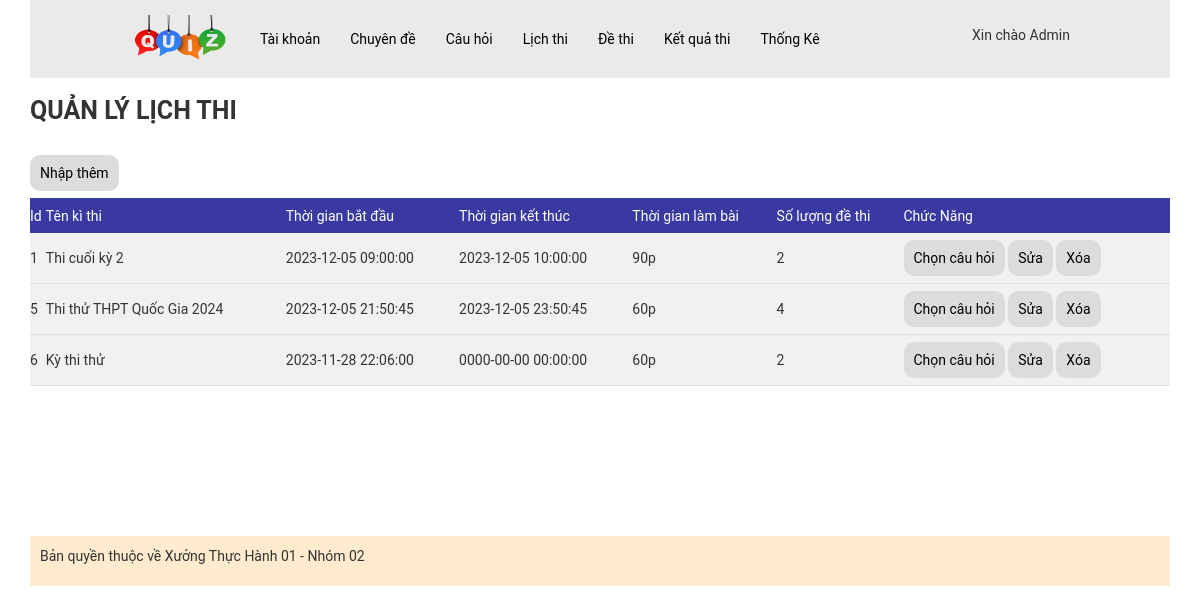
The page /admin/index.php?act=dslt (signed in) on the database as committed earlier.
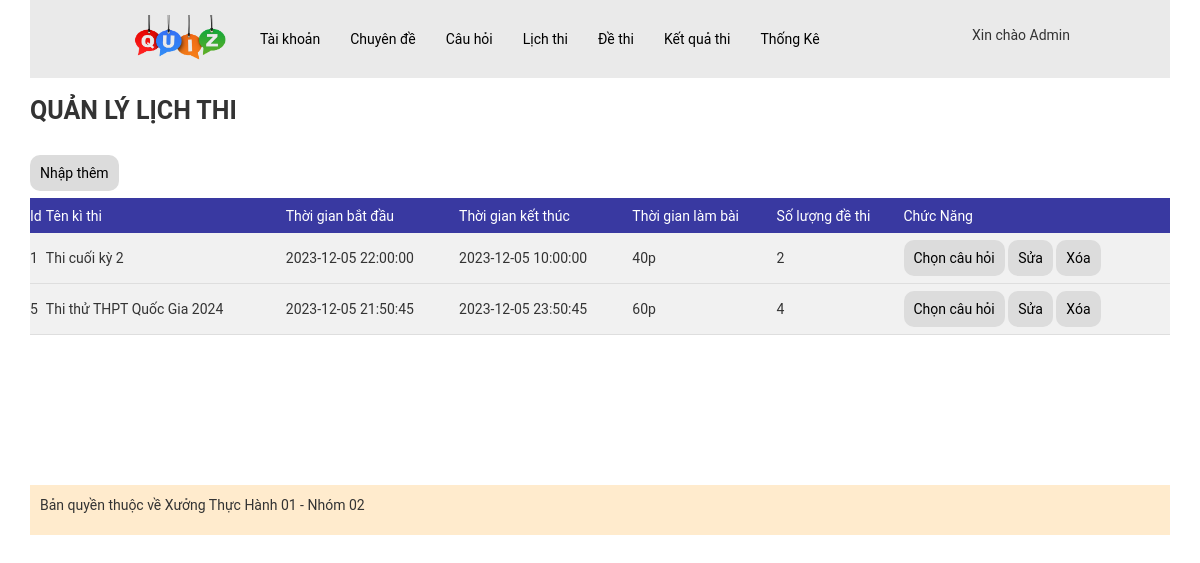
The same page on the database as committed later.
### tables this page shows
CREATE TABLE `lichthi` (
  `id` int(11) NOT NULL,
  `name` varchar(255) NOT NULL COMMENT 'Tên lịch thi(tên kì thi)',
  `time_start` datetime NOT NULL COMMENT 'TG bắt đầu làm bài',
  `time_end` datetime NOT NULL COMMENT 'TG kết thúc làm bài',
  `time` int(11) NOT NULL COMMENT 'TG làm bài (vd: 45p)',
  `so_de_thi` int(11) NOT NULL COMMENT 'Số lượng đề thi'
);

### model/pdo.php (called while the page is built, shortened)
<?php
function pdo_get_connection(){
    $servername = "localhost";
    $username = "root";
    $password = "";
    try {
        $conn = new PDO("mysql:host=$servername;dbname=xuongth01_02", $username, $password);
        $conn->setAttribute(PDO::ATTR_ERRMODE, PDO::ERRMODE_EXCEPTION);
        return $conn;
    } catch(PDOException $e) {
        echo "Connection failed: " . $e->getMessage();
    }
}
function pdo_query($sql){
    $sql_args=array_slice(func_get_args(),1);
    try{
        $conn=pdo_get_connection();
        $stmt=$conn->prepare($sql);
        $stmt->execute($sql_args);
        $rows=$stmt->fetchAll();
        return $rows;
    }
    catch(PDOException $e){
        throw $e;
    }
    finally{
        unset($conn);
    }
}
?>

### model/lichthi.php (called while the page is built, shortened)
<?php
function loadall_lichthi()
{
    $sql = "select * from lichthi";
    $result = pdo_query($sql);
    return $result;
}

### admin/lichthi/list-lichthi.php (the view)
<div class="content-boder-user">
    <div class="title-boder-top-user">
        <p>QUẢN LÝ LỊCH THI</p>
    </div>
    <br>
    <div class="add-user">
        <a href="?act=addlt">
            Nhập thêm
        </a>
    </div>
    <div class="main-user">
        <table>
            <thead>
                <tr>
                    <td>Id</td>
                    <td>Tên kì thi</td>
                    <td>Thời gian bắt đầu</td>
                    <td>Thời gian kết thúc</td>
                    <td>Thời gian làm bài </td>
                    <td>Số lượng đề thi</td>
                    <td>Chức Năng</td>
                </tr>
            </thead>
            <tbody>
                <?php foreach ($dslt as $key => $value) : extract($value) ?>
                    <tr>
                        <td><?php echo $id ?></td>
                        <td><?php echo $name ?></td>
                        <td><?php echo $time_start ?></td>
                        <td><?php echo $time_end ?></td>
                        <td><?php echo $time ?>p</td>
                        <td><?php echo $so_de_thi ?></td>
                        <td><a href="?act=chon_cauhoi&idlt=<?php echo $id ?>">Chọn câu hỏi</a>
                            <a href="?act=editlt&idlt=<?php echo $id ?>">Sửa</a>
                            <a href="?act=deletelt&idlt=<?php echo $id ?>">Xóa</a>
                        </td>
                    </tr>
                <?php endforeach; ?>
            </tbody>
        </table>
    </div>
</div>

### admin/header.php (shortened to what this page needs)
<!DOCTYPE html>
<html lang="en">
<head>
    <link rel="stylesheet" href="../assets/css/style_admin.css">
    <link rel="stylesheet" href="https://maxcdn.bootstrapcdn.com/bootstrap/3.4.1/css/bootstrap.min.css">
</head>

### admin/menu.php (shortened to what this page needs)
<body>
    <div class="container">
        <div class="menu">
            <ul class="main-menu">
                <li class='logo-cong-ty'><a href="?act=trangchu"><img src="../assets/img/logo-cong-ty-removebg-preview.png" alt=""></a></li>
                <li><a href="?act=dstk">Tài khoản</a></li>
                <li><a href="?act=dscd">Chuyên đề</a></li>
                <li><a href="?act=dsch">Câu hỏi</a></li>
                <li><a href="?act=dslt">Lịch thi</a></li>
                <li><a href="?act=dsdt">Đề thi</a></li>
                <li><a href="?act=dskq">Kết quả thi</a></li>
                <li><a href="?act=bieudo">Thống Kê</a></li>
                <li class='login'>
                    <div class='xin-chao-user'>
                        Xin chào
                        <?php echo $_SESSION['user']['fullname'] ?>
                        <br>
                    </div> <br>
                </li>
            </ul>
        </div>

### admin/index.php (shortened to what this page needs)
<?php
include "../model/pdo.php";
include "../model/lichthi.php";
include "header.php";
include "menu.php";
?>
<div>
    <?php
    if (isset($_GET['act']) && $_GET['act'] != "") {
        $act = $_GET['act'];
        switch ($act) {
            case 'dslt':
                $dslt = loadall_lichthi();
                include "lichthi/list-lichthi.php";
                break;
        }
    } else {
        include "trangchu/trangchu.php";
    }
    ?>
</div>
<?php
include "footer.php";
?>

### admin/footer.php
<div class="footer-trangchu">
            <p>Bản quyền thuộc về Xưởng Thực Hành 01 - Nhóm 02</p>
        </div>
    </div>
</body>
</html>

### assets/css/style_admin.css (style rules this page uses)
.container { margin: 0px auto; padding: 0px; }
* { padding: 0px; margin: 0px; font-family: roboto; }
.menu ul.main-menu li img { width: 100px; padding-top: 5px; }
.menu { background-color: #eaeaea; }
.menu ul.main-menu { padding: 0px; list-style: none; display: flex; flex-direction: row; justify-content: flex-start; max-width: 960px; margin: 0px auto; align-items: center; position: relative; }
.menu ul.main-menu li { padding: 10px 10px 10px 0px; transition: all 0.5s; border-radius: 3px; }
.menu ul.main-menu li a { padding: 10px; color: black; text-decoration: none; }
.menu ul.main-menu li.login { position: absolute; right: 0px; top: 15px; z-index: 3; }
.footer-trangchu { margin-top: 150px; padding: 10px; background-color: blanchedalmond; }
.content-boder-user .title-boder-top-user p { padding: 15px 0px; margin: 0px; font-size: 25px; font-weight: bolder; }
.content-boder-user .main-user table { width: 100%; margin-top: 15px; background: rgba(235, 235, 235, 0.68); border-collapse: collapse; }
.content-boder-user .main-user table a, .add-user a { background: rgb(220 220 220); padding: 10px; color: black; text-decoration: none; border-radius: 10px; }
.content-boder-user .main-user table thead tr td { background: #3939a1; color: white; padding: 0; margin: 0; height: 35px; }
.content-boder-user .main-user table tbody tr td { line-height: 50px; border-bottom: 1px solid rgb(222, 222, 222); }
.login { padding-top: 70px; }

Rows that differ between the two databases and show on the page:
removed lichthi: id "6", name "Kỳ thi thử", time_start "2023-11-28 22:06:00", time_end "0000-00-00 00:00:00", time "60", so_de_thi "2"
changed lichthi "Thi cuối kỳ 2": time_start "2023-12-05 09:00:00" → "2023-12-05 22:00:00"; time "90" → "40"
